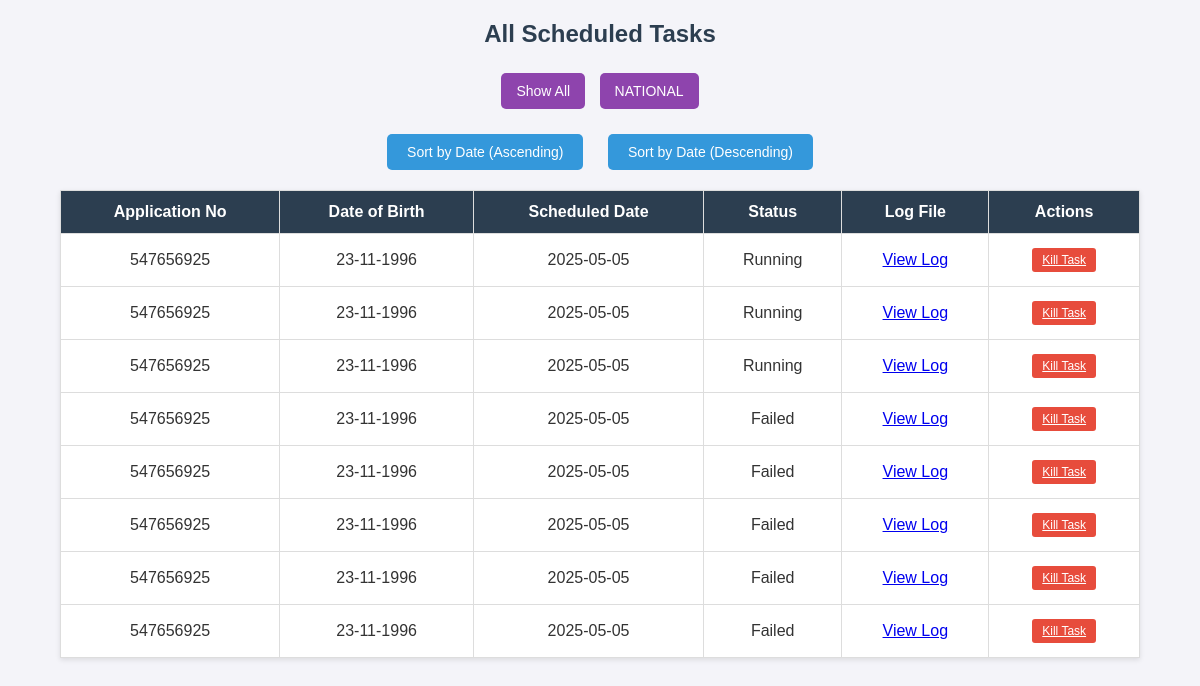
The page /view_tasks (signed in) on the database as committed earlier.
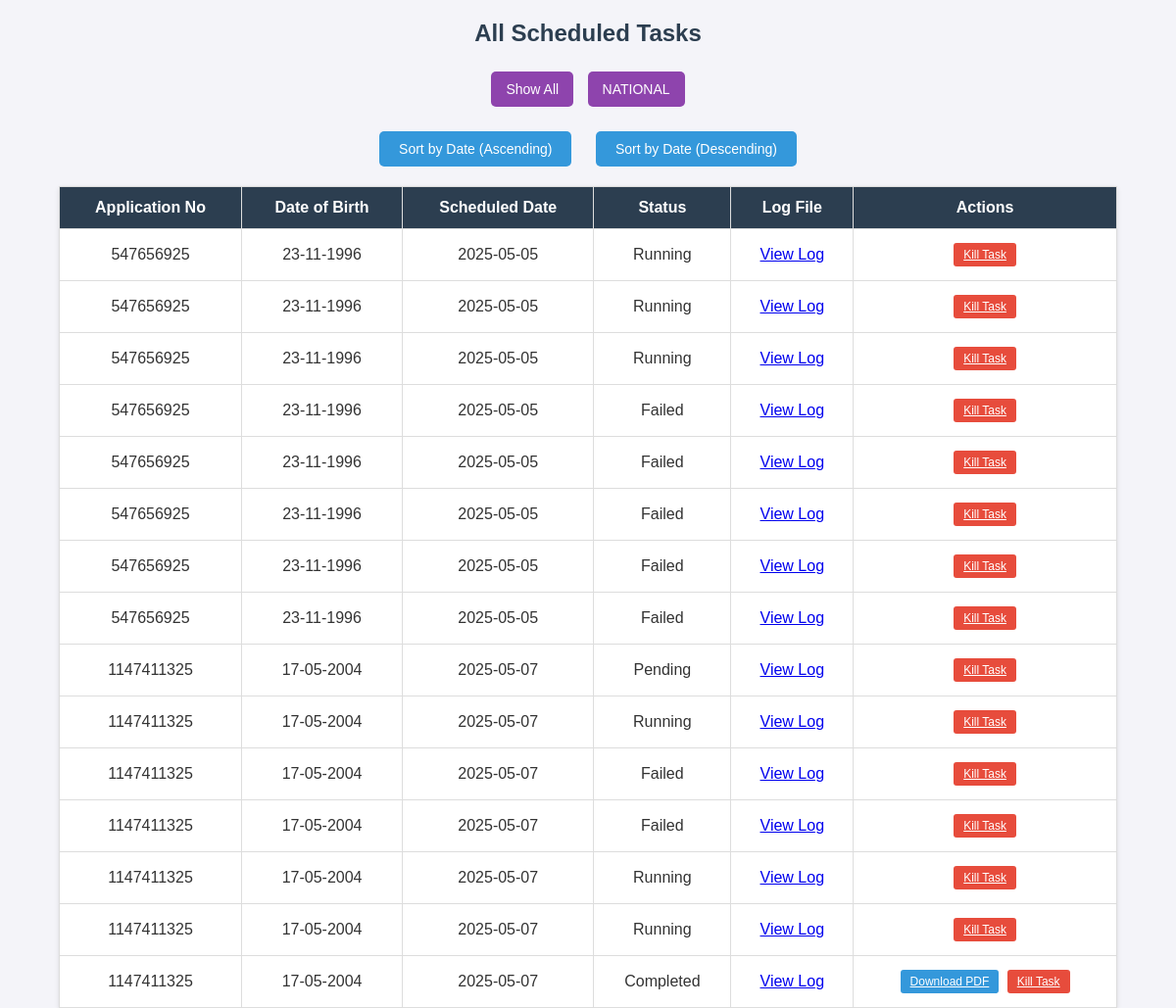
The same page on the database as committed later.
### app.py (models this page shows)
class ScheduledTask(db.Model):
    id = db.Column(db.Integer, primary_key=True)
    applications = db.Column(db.Text, nullable=False)
    dob = db.Column(db.String(10), nullable=False)
    scheduled_date = db.Column(db.String(10), nullable=False)
    status = db.Column(db.String(50), default="Pending")
    output = db.Column(db.Text, nullable=True)
    log_file = db.Column(db.String(100), nullable=True)
    cov = db.Column(db.String(50), nullable=True)
    slotdate = db.Column(db.String(10), nullable=False)
    careoff= db.Column(db.String(10), nullable=False)
    proxy = db.Column(db.String(10), nullable=False)
    name = db.Column(db.String(100), nullable=False)
    extra = db.Column(db.String(255), nullable=True)

### app.py (the view)
@app.route('/view_tasks')
def view_tasks():
    if 'username' not in session:
        return redirect(url_for('login'))  # redirect to login if not logged in
    username = session['username']
    tasks = ScheduledTask.query.filter_by(careoff=username).all()
    careoffs = sorted(set(task.careoff for task in tasks))
    return render_template("view_tasks.html", tasks=tasks, careoffs=careoffs)

### templates/view_tasks.html (shortened to what this page needs)
<!DOCTYPE html>
<html lang="en">
  <head>
  </head>
  <body>
    <h2>All Scheduled Tasks</h2>
    <div class="container">
      <div class="careoff-buttons">
        <button onclick="filterTasks('all')">Show All</button>
        {% for careoff in careoffs %}
        <button onclick="filterTasks('{{ careoff }}')">{{ careoff }}</button>
        {% endfor %}
      </div>
      <div class="sort-buttons">
        <button onclick="sortTable('asc')">Sort by Date (Ascending)</button>
        <button onclick="sortTable('desc')">Sort by Date (Descending)</button>
      </div>
      <table id="tasks-table">
        <thead>
          <tr>
            <th>Application No</th>
            <th>Date of Birth</th>
            <th>Scheduled Date</th>
            <th>Status</th>
            <th>Log File</th>
            <th>Actions</th>
          </tr>
        </thead>
        <tbody>
          {% for task in tasks %}
          <tr data-careoff="{{ task.careoff }}">
            <td>{{ task.applications }}</td>
            <td>{{ task.dob }}</td>
            <td>{{ task.scheduled_date }}</td>
            <td>{{ task.status }}</td>
            <td>
              <a
                href="{{ url_for('live_status', task_id=task.id) }}"
                class="view-log"
                target="_blank"
                >View Log</a
              >
            </td>
            <td class="actions">
              {% if task.status == "Completed" %}
              <a
                href="{{ url_for('send_pdf', applno=task.applications) }}"
                class="download-pdf"
                target="_blank"
                >Download PDF</a
              >
              {% endif %}
              <a
                href="{{ url_for('kill_task', task_id=task.id) }}"
                class="kill-task"
                target="_blank"
                >Kill Task</a
              >
            </td>
          </tr>
          {% else %}
          <tr>
            <td colspan="6" class="no-tasks">No tasks scheduled yet.</td>
          </tr>
          {% endfor %}
        </tbody>
      </table>
    </div>
  </body>
</html>

### templates/view_tasks.html (style rules this page uses)
body { font-family: Arial, sans-serif; margin: 0; padding: 0; background-color: #f4f4f9; color: #333; }
h2 { text-align: center; margin-top: 20px; color: #2c3e50; }
.container { width: 90%; margin: 0 auto; margin-top: 20px; }
.careoff-buttons { text-align: center; margin-bottom: 20px; }
.careoff-buttons button { padding: 10px 15px; margin: 5px; border: none; background-color: #8e44ad; color: white; border-radius: 5px; cursor: pointer; font-size: 14px; transition: background-color 0.3s ease; }
.sort-buttons { text-align: center; margin-bottom: 20px; }
.sort-buttons button { padding: 10px 20px; margin: 0 10px; border: none; background-color: #3498db; color: white; border-radius: 5px; cursor: pointer; font-size: 14px; transition: background-color 0.3s ease; }
table { width: 100%; border-collapse: collapse; background: #fff; box-shadow: 0 2px 5px rgba(0, 0, 0, 0.1); }
table thead { background-color: #2c3e50; color: white; }
table th, table td { padding: 12px 15px; text-align: center; border: 1px solid #ddd; }
.actions a { display: inline-block; padding: 5px 10px; margin: 2px; font-size: 12px; color: white; border-radius: 3px; transition: background-color 0.3s ease; }
.actions a.kill-task { background-color: #e74c3c; }
.actions a.download-pdf { background-color: #3498db; }

Rows that differ between the two databases and show on the page:
added ScheduledTask: applications "1147411325", dob "17-05-2004", scheduled_date "2025-05-07", status "Pending"
added ScheduledTask: applications "1147411325", dob "17-05-2004", scheduled_date "2025-05-07", status "Running"
added ScheduledTask: applications "1147411325", dob "17-05-2004", scheduled_date "2025-05-07", status "Failed"
added ScheduledTask: applications "1147411325", dob "17-05-2004", scheduled_date "2025-05-07", status "Failed"
added ScheduledTask: applications "1147411325", dob "17-05-2004", scheduled_date "2025-05-07", status "Running"
added ScheduledTask: applications "1147411325", dob "17-05-2004", scheduled_date "2025-05-07", status "Running"
added ScheduledTask: applications "1147411325", dob "17-05-2004", scheduled_date "2025-05-07", status "Completed"
